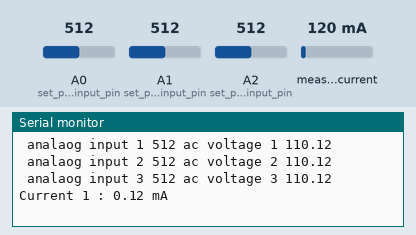
Simulated run of this sketch. Board: Arduino Uno, built with avr-gcc and run on an emulated ATmega328P. Parts: the last lines printed to the serial monitor. The test bench sets the inputs (shaded band); at power-on: measured current 120 mA, A0 (set_pin_a0_as_input_pin) = 512, A1 (set_pin_a0_as_input_pin) = 512, A2 (set_pin_a0_as_input_pin) = 512.

Above: at 1.2 s.
1.3 s: measured current set to 40 mA
At 1.9 s:
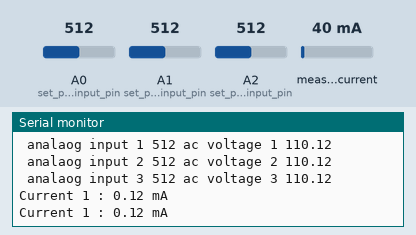
2.8 s: A0 (set_pin_a0_as_input_pin) set to 716
At 3.4 s:
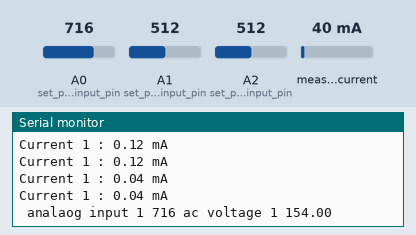
4.3 s: A1 (set_pin_a0_as_input_pin) set to 716
At 5.6 s:
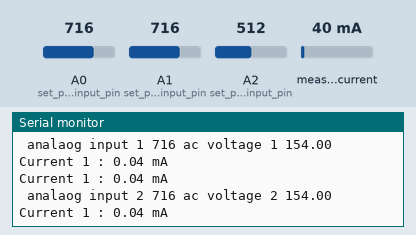
5.8 s: A2 (set_pin_a0_as_input_pin) set to 716
At 6.9 s:
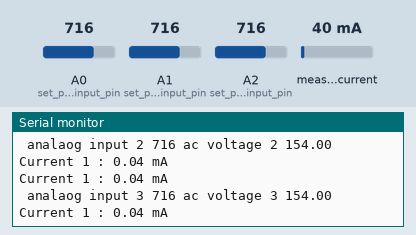
7.3 s: measured current set to 500 mA
At 7.3 s:
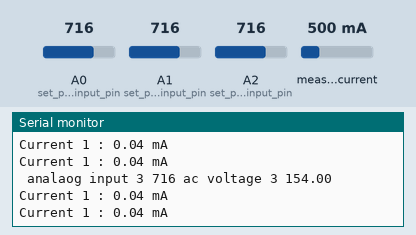
8.8 s: A0 (set_pin_a0_as_input_pin) set to 992
At 9.4 s:
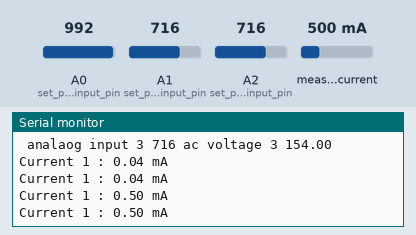
Timing chart, 0 to 11.3 s (numbered marks = the images above; inputs shaded):
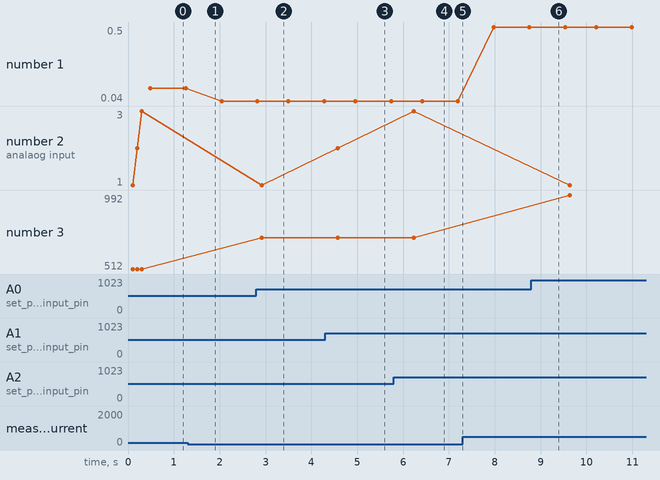

The sketch:

vi_gen.ino
```cpp
// (licence header left out)
#include "EmonLib.h"                   // Include Emon Library
EnergyMonitor emon1;                   // Create an instance
int b;
float a,x=0;
int d;
float c,y=0;
int f;
float e,z=0;
void setup()
{
  pinMode(A0,INPUT); // set pin a0 as input pin
  pinMode(A1,INPUT); // set pin a0 as input pin
  pinMode(A2,INPUT); // set pin a0 as input pin
  Serial.begin(9600);

  emon1.current(A3, 5);             // Current: input pin, calibration.
  emon1.current(A4, 5);             // Current: input pin, calibration.
  emon1.current(A5, 5);             // Current: input pin, calibration.
}

void loop()
{
  b=analogRead(A0);// read analog values from pin A0 across capacitor
a=(b* 0.304177);// converts analog value(x) into input ac supply value using this formula ( explained in woeking section)
delay(100);
if(x!=a)
{
Serial.print(" analaog input 1 " ) ; // specify name to the corresponding value to be printed
Serial.print(b) ; // print input analog value on serial monitor
Serial.print(" ac voltage 1 ") ; // specify name to the corresponding value to be printed
Serial.print(a/sqrt(2)) ; // prints the ac value on Serial monitor
Serial.println();
x=a;
}

else
{
delay(100);
}
  d=analogRead(A1);// read analog values from pin A0 across capacitor
c=(d* 0.304177);// converts analog value(x) into input ac supply value using this formula ( explained in woeking section)
delay(100);
if(y!=c)
{
Serial.print(" analaog input 2 " ) ; // specify name to the corresponding value to be printed
Serial.print(d) ; // print input analog value on serial monitor
Serial.print(" ac voltage 2 ") ; // specify name to the corresponding value to be printed
Serial.print(c/sqrt(2)) ; // prints the ac value on Serial monitor
Serial.println();
y=c;
}
else
{
delay(100);
}
  f=analogRead(A2);// read analog values from pin A0 across capacitor
e=(f* 0.304177);// converts analog value(x) into input ac supply value using this formula ( explained in woeking section)
delay(100);
if(z!=e)
{
Serial.print(" analaog input 3 " ) ; // specify name to the corresponding value to be printed
Serial.print(f) ; // print input analog value on serial monitor
Serial.print(" ac voltage 3 ") ; // specify name to the corresponding value to be printed
Serial.print(e/sqrt(2)) ; // prints the ac value on Serial monitor
Serial.println();
z=e;
}
else
{
delay(100);
}
  double Irms = emon1.calcIrms(1480);  // Calculate Irms only


  Serial.print("Current 1 : ");
  Serial.print(Irms);         // Irms
    Serial.println(" mA");


}
```

Measured:
- after the input at 2.8 s, the serial monitor: prints a new line after 0.12 s (image 2)
- after the input at 4.3 s, the serial monitor: prints a new line after 0.28 s (image 3)
- after the input at 5.8 s, the serial monitor: prints a new line after 0.44 s (image 4)
- plotted number 1: 0.12 → 0.04 after the input at 1.3 s, 0.04 → 0.5 after the input at 7.3 s
- plotted number 2: 1 → 2 after the input at 4.3 s, 2 → 3 after the input at 5.8 s
- plotted number 3: 512 → 716 after the input at 2.8 s, 716 → 992 after the input at 8.8 s
